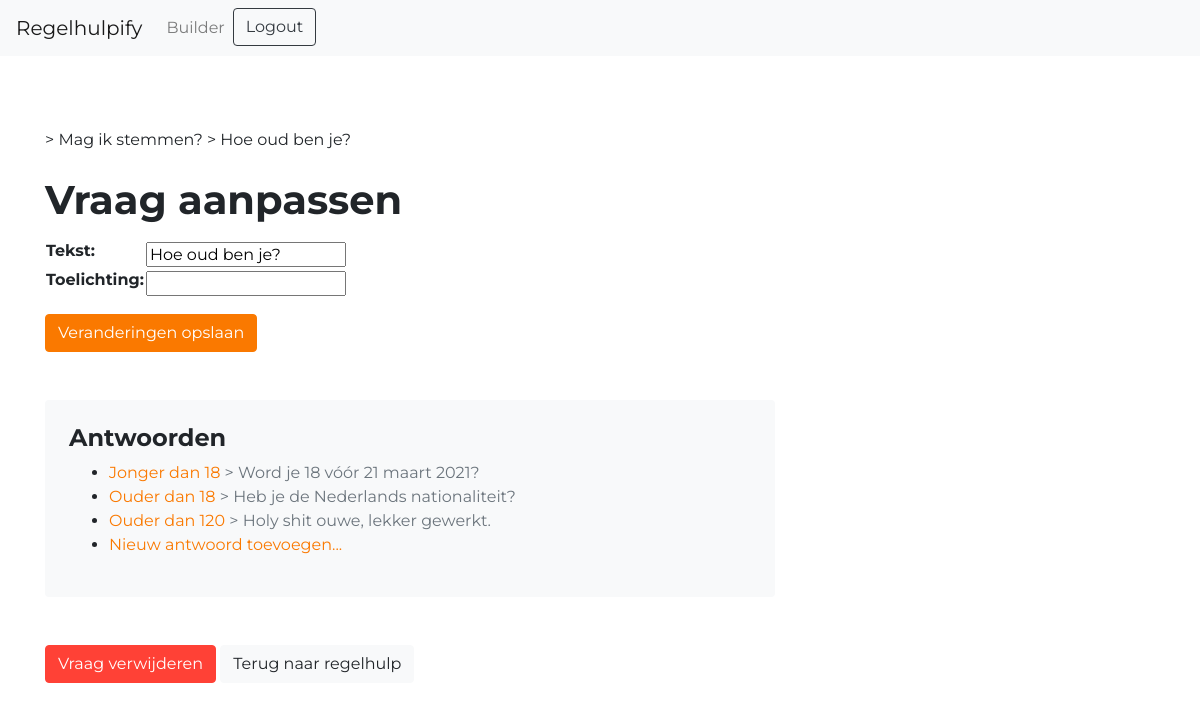
Page /builder/1/1 (signed in) on the earlier database version.
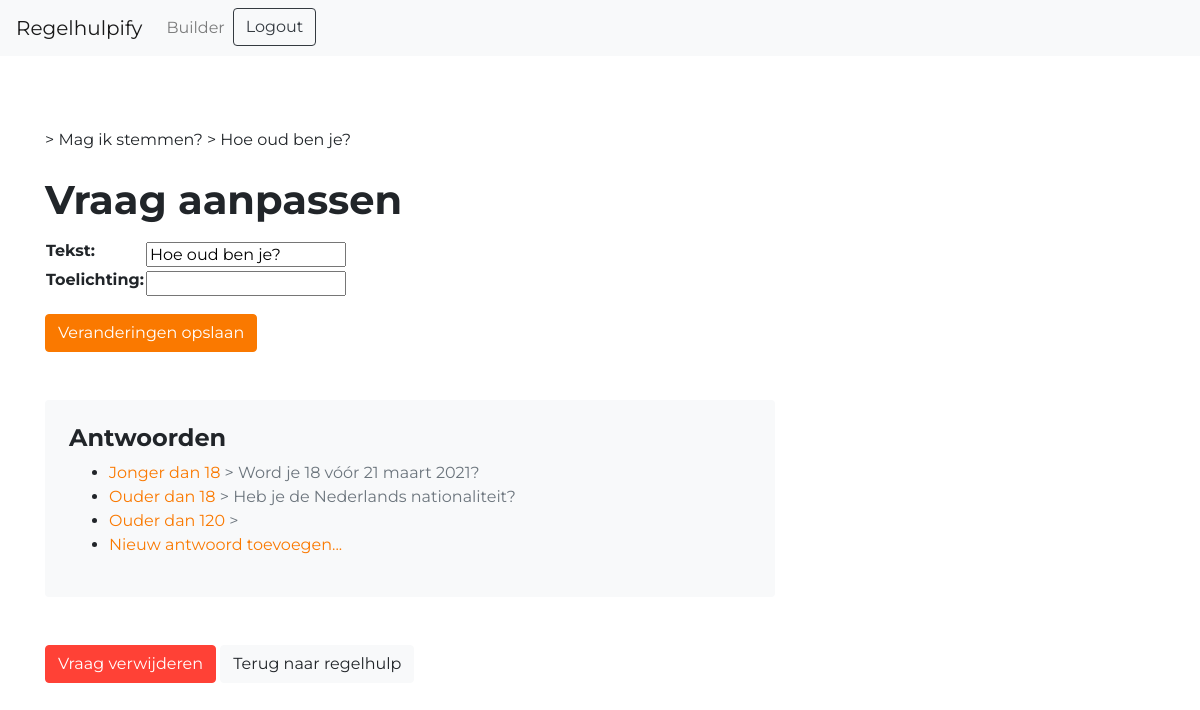
Same page on the later database version.
### regelhulpify/models.py (models this page shows, shortened)
class Answer(models.Model):
    text = models.CharField(max_length=128)
    resulttext = models.CharField(max_length=256, blank=True)
    question = models.ForeignKey(Question, on_delete=models.CASCADE)
    nextquestion = models.ForeignKey(Question, on_delete=models.SET_DEFAULT, null=True, default="", blank=True, related_name='comesfrom')

class Question(models.Model):
    text = models.CharField(max_length=128)
    expl = models.CharField(max_length=256, blank=True)
    tool = models.ForeignKey(Tool, on_delete=models.CASCADE)
    position = models.IntegerField()
    result = models.BooleanField(default=False)
    class Meta:
        constraints = [
            models.UniqueConstraint(fields=['tool', 'position'], name='unique position within tool')
        ]

### regelhulpify/views.py (the view, shortened to what this page needs)
# urls.py: path("builder/<int:tool>/<int:question>", views.builder_question, name="builder_question"),
@login_required
def builder_question(request, tool, question):
    t = get_object_or_404(Tool, id=tool)
    q = Question.objects.get(tool=t, pk=question)
    a = Answer.objects.filter(question=q)
    form = QuestionForm(initial={'text': q.text, 'expl': q.expl, 'tool': q.tool, 'position': q.position})
    context = {'form': form, 'tool': t, 'question': q, 'answers': a}
    return render(request, 'regelhulpify/builder_question.html', context)

### regelhulpify/forms.py
class QuestionForm(ModelForm):
    class Meta:
        model = Question
        fields = ['text','expl','tool','position']
        widgets = {'tool': HiddenInput(), 'position': HiddenInput()}
        labels = {
        "text": "Tekst",
        "expl": "Toelichting",
        }

### regelhulpify/context_processors.py (called while the page is built)
def login_form(request):
    return {
        'login_form': AuthenticationForm()
    }

### regelhulpify/templates/regelhulpify/builder_question.html (shortened to what this page needs)
{% extends 'regelhulpify/base.html' %}
{% block content %}
    <p class='mt-4 mb-4'>> {{tool.name}} > {{question.text}}</p>
    <h1 class="">Vraag aanpassen</h1>
    <div class="mb-5">
        <form action="" method="post">
            <table class="mt-3 mb-3">
            {{ form.as_table }}
            </table>
            <input type="submit" value="Veranderingen opslaan" class="btn btn-primary">
        </form>
    </div>
        <div class="bg-light rounded rh-answerbox p-4">
            <h4 >Antwoorden</h4>
            <ul>
                {% for answer in question.answer_set.all %}
                <li><a href="{% url 'builder_answer' tool.id question.id answer.id %}"> {{answer.text}} <span class="text-muted">> {{ answer.nextquestion.text }}</span></a></li>
                {% endfor %}
                <li><a href="{% url 'newanswer' tool.id question.id %}" class="">Nieuw antwoord toevoegen...</a></li>
            </ul>
        </div>
    <a href="{% url 'question_delete' question.id %}" class="btn btn-danger mt-5">Vraag verwijderen</a>
    <a href="{% url 'builder_tool' tool.id %}" class="btn btn-light mt-5">Terug naar regelhulp</a>
{% endblock %}

Differences in the rows shown:
changed Answer "Ouder dan 120": nextquestion.text "Holy shit ouwe, lekker gewerkt." → (not shown)
